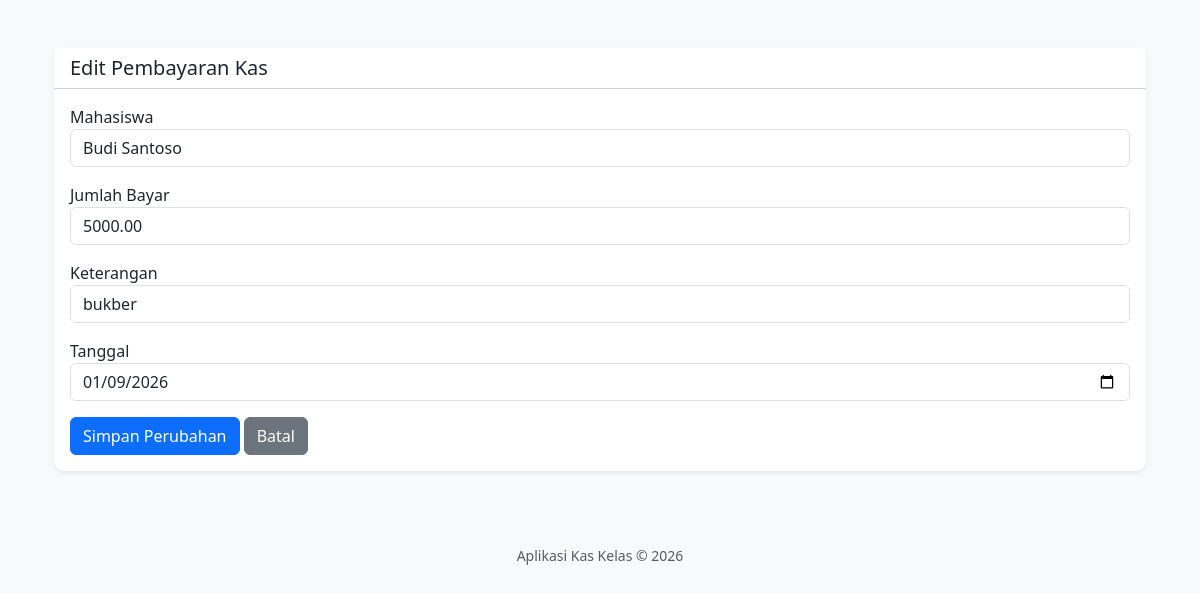
/Bayarkas/index.php?url=edit-kas&id=7 (signed in), run on the app's committed database.
### tables this page shows
CREATE TABLE `kas_kelas` (
  `id` int(11) NOT NULL,
  `user_id` int(11) NOT NULL,
  `jumlah_bayar` decimal(10,2) NOT NULL,
  `metode_pembayaran` varchar(50) DEFAULT NULL,
  `tanggal` date NOT NULL,
  `keterangan` varchar(255) DEFAULT NULL
);

CREATE TABLE `users` (
  `id` int(11) NOT NULL,
  `username` varchar(50) NOT NULL,
  `password` varchar(255) NOT NULL,
  `nama_lengkap` varchar(100) NOT NULL,
  `role` enum('admin','user') DEFAULT 'user'
);

### Bayarkas/config/Database.php (called while the page is built, shortened)
<?php
class Database {
    private $host = "localhost";
    private $user = "root";
    private $pass = "";
    private $db_name = "db_bayarkas";
    public function __construct() {
        $this->conn = new mysqli($this->host, $this->user, $this->pass, $this->db_name);
    }
}

### Bayarkas/models/User.php (called while the page is built, shortened)
<?php
class User extends Database {
    public function getAllUsers() {
        $query = "SELECT * FROM users";
        return $this->conn->query($query);
    }
}

### Bayarkas/models/Kas.php (called while the page is built, shortened)
<?php
class Kas extends Database {
    public function getById($id) {
        $id = $this->conn->real_escape_string($id);
        $query = "SELECT * FROM kas_kelas WHERE id = '$id'";
        return $this->conn->query($query)->fetch_assoc();
    }
}

### Bayarkas/views/edit_kas.php (the view, shortened to what this page needs)
<?php include 'partials/header.php'; ?>
<div class="container mt-4">
    <div class="card shadow-sm border-0">
        <div class="card-header bg-white">
            <h5 class="m-0">Edit Pembayaran Kas</h5>
        </div>
        <div class="card-body">
            <form action="index.php?url=update-kas" method="POST">
                <div class="mb-3">
                    <label>Mahasiswa</label>
                    <select name="user_id" class="form-control" required>
                        <?php while($u = $users->fetch_assoc()): ?>
                            <option value="<?= $u['id']; ?>" <?= ($u['id'] == $data['user_id']) ? 'selected' : ''; ?>>
                                <?= $u['nama_lengkap']; ?>
                            </option>
                        <?php endwhile; ?>
                    </select>
                </div>
                <div class="mb-3">
                    <label>Jumlah Bayar</label>
                    <input type="number" name="jumlah" class="form-control" value="<?= $data['jumlah_bayar']; ?>" required>
                </div>
                <div class="mb-3">
                    <label>Keterangan</label>
                    <input type="text" name="keterangan" class="form-control" value="<?= $data['keterangan']; ?>" required>
                </div>
                <div class="mb-3">
                    <label>Tanggal</label>
                    <input type="date" name="tanggal" class="form-control" value="<?= $data['tanggal']; ?>" required>
                </div>
                <button type="submit" class="btn btn-primary">Simpan Perubahan</button>
                <a href="index.php?url=dashboard" class="btn btn-secondary">Batal</a>
            </form>
        </div>
    </div>
</div>
<?php include 'partials/footer.php'; ?>

### Bayarkas/views/partials/header.php (style rules this page uses)
body { background-color: #f8f9fa; }
.card { border-radius: 10px; }

### data on the page
kas_kelas: user_id "Budi Santoso", jumlah "5000.00", keterangan "bukber", tanggal "01/09/2026"
